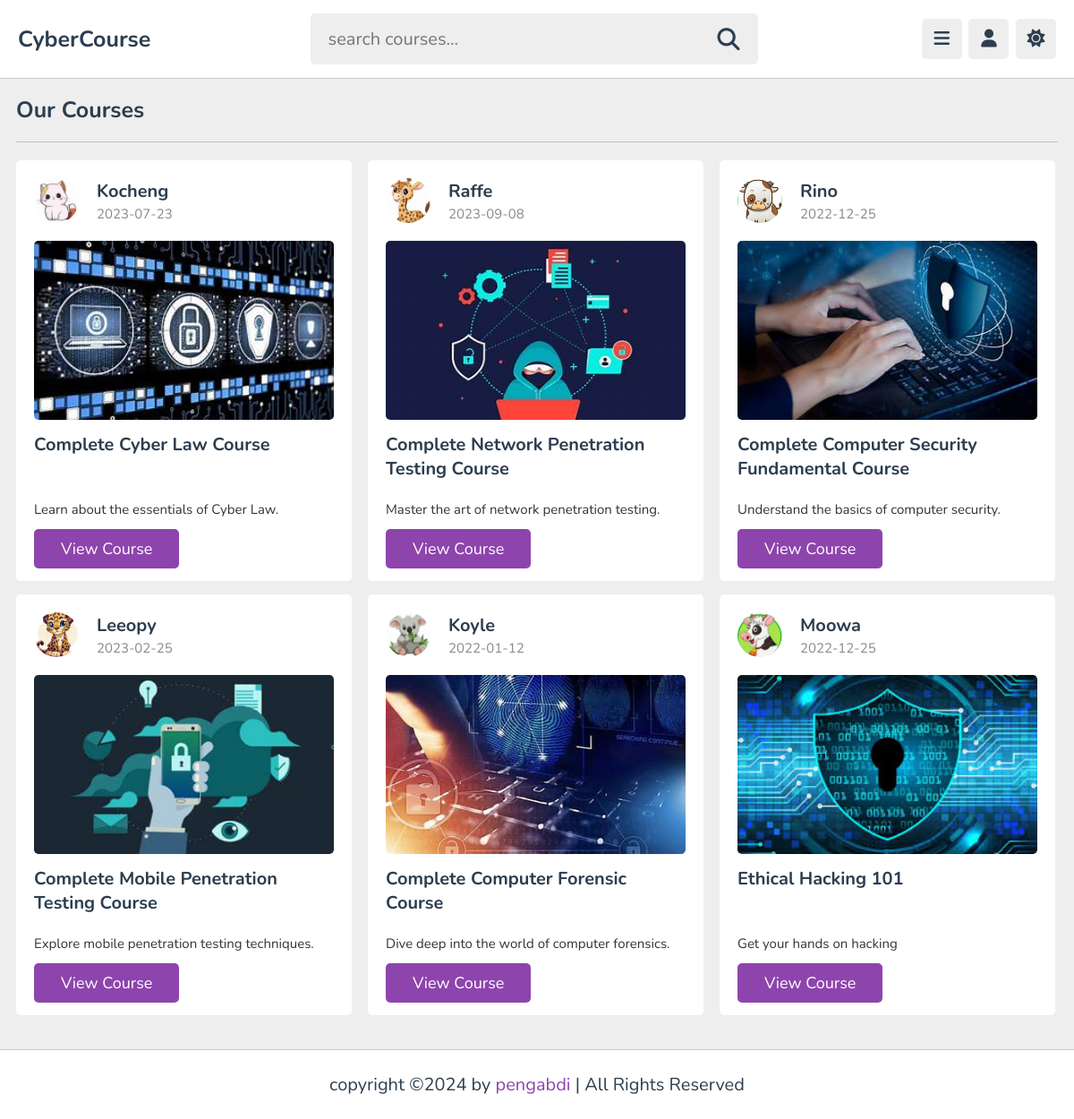
The page /course.php on the database its author committed.
### tables this page shows
CREATE TABLE `courses` (
  `course_id` int(11) NOT NULL,
  `course_title` varchar(255) NOT NULL,
  `category_id` int(11) DEFAULT NULL,
  `is_premium` tinyint(1) DEFAULT 0,
  `course_description` text DEFAULT NULL,
  `teacher_id` int(11) DEFAULT NULL,
  `course_created_date` date NOT NULL
);

CREATE TABLE `teachers` (
  `teacher_id` int(11) NOT NULL,
  `email` varchar(50) DEFAULT NULL,
  `teachers_name` varchar(50) NOT NULL
);

### course.php (the view, shortened to what this page needs)
<?php
  require_once("navigation.php");
  require_once("php/config.php");
  $query = "SELECT c.course_id, c.course_title, c.course_description, c.is_premium, c.course_created_date,
                    t.teacher_id, t.teachers_name
            FROM courses c
            LEFT JOIN teachers t ON c.teacher_id = t.teacher_id";
  $result = mysqli_query($conn, $query);
?>
<!DOCTYPE html>
<html lang="en">
  <head>
    <link
      rel="stylesheet"
      href="https://cdnjs.cloudflare.com/ajax/libs/font-awesome/6.2.0/css/all.min.css"
    />
    <link rel="stylesheet" href="css/style.css" />
  </head>
  <body>
    <section class="course">
      <h1 class="heading">Our Courses</h1>
      <div class="box-container">
        <?php
          if ($result && $result->num_rows > 0) {
              while ($row = $result->fetch_assoc()) {
                  $course_id = $row['course_id'];
                  $course_title = $row['course_title'];
                  $course_description = $row['course_description'];
                  $date = $row['course_created_date'];
                  $teacher_id = $row['teacher_id'];
                  $teacher_name = $row['teachers_name'];
                  $thumbnail_path = "img/thumbnails/tn" . $course_id . ".jpeg";
                  $teacher_image_path = "img/teachers/t" . $teacher_id . ".jpeg";
                  ?>
                  <div class="box">
                    <div class="tutor">
                      <img src="<?php echo $teacher_image_path; ?>" alt="<?php echo $teacher_name; ?>" />
                      <div>
                        <h3><?php echo htmlspecialchars($teacher_name); ?></h3>
                        <span><?php echo $date; ?></span>
                      </div>
                    </div>
                    <img src="<?php echo $thumbnail_path; ?>" class="thumb" alt="Course Thumbnail" />
                    <h3 class="title"><?php echo htmlspecialchars($course_title); ?></h3>
                    <div class="course-description">
                        <p><?php echo htmlspecialchars($course_description); ?></p>
                    </div>
                    <a href="playlist.php?course_id=<?php echo $course_id; ?>" class="inline-btn">View Course</a>
                  </div>
                  <?php
              }
          } else {
              echo "<p>No courses found!</p>";
          }
        ?>
      </div>
    </section>
    <footer class="footer">
      copyright &copy;2024 by <span>pengabdi</span> | All Rights Reserved
    </footer>
  </body>
</html>

### css/style.css (style rules this page uses)
:root { --main-color: #8e44ad; --red: #e74c3c; --orange: #f39c12; --white: #fff; --black: #2c3e50; --light-color: #888; --light-bg: #eee; --border: 0.1rem solid rgba(0, 0, 0, 0.2); }
* { font-family: "Nunito", sans-serif; margin: 0; padding: 0; box-sizing: border-box; outline: none; border: none; text-decoration: none; }
html { font-size: 62.5%; overflow-x: hidden; }
body { background-color: var(--light-bg); padding-left: 30rem; }
section { padding: 2rem; max-width: 1200px; margin: 0 auto; }
.btn, .option-btn, .delete-btn, .inline-btn, .inline-option-btn, .inline-delete-btn { border-radius: 0.5rem; padding: 1rem 3rem; font-size: 1.8rem; color: var(--white); margin-top: 1rem; text-transform: capitalize; cursor: pointer; text-align: center; }
.inline-btn, .inline-option-btn, .inline-delete-btn { display: inline-block; }
.btn, .inline-btn { background-color: var(--main-color); }
.heading { padding-bottom: 1.8rem; border-bottom: var(--border); font-size: 2.5rem; color: var(--black); text-transform: capitalize; margin-bottom: 2rem; }
.course { padding: 1.8rem; }
.course .box-container { display: grid; grid-template-columns: repeat(auto-fit, minmax(30rem, 1fr)); gap: 1.5rem; align-items: flex-start; justify-content: center; }
.course .box-container .box { border-radius: 0.5rem; background-color: var(--white); padding: 2rem; width: 375px; height: 470px; }
.course .box-container .box .tutor { margin-bottom: 2rem; display: flex; align-items: center; gap: 2rem; }
.course .box-container .box .tutor img { width: 5rem; height: 5rem; border-radius: 50%; object-fit: cover; }
.course .box-container .box .tutor h3 { font-size: 2rem; color: var(--black); margin-bottom: 0.2rem; }
.course .box-container .box .tutor span { font-size: 1.5rem; color: var(--light-color); }
.course .box-container .box .thumb { width: 100%; border-radius: 0.5rem; height: 20rem; object-fit: cover; }
.course .box-container .box .title { font-size: 2rem; color: var(--black); margin-top: 0.5rem; padding: 0.5rem 0; height: 80px; }
.course .box-container .box .inline-btn { bottom: 20px; }
.course-description { border-radius: 5px; font-size: 15px; color: #333; line-height: 1.5; }
.footer { position: relative; bottom: 0; right: 0; left: 0; background-color: var(--white); border-top: var(--border); padding: 2.5rem 2rem; text-align: center; color: var(--black); font-size: 2rem; margin-top: 2rem; }
.footer span { color: var(--main-color); }
@media (max-width: 1200px) { body { padding-left: 0; } }

### rows shown on the page
courses: shows a picture, teacher.teachers_name "Kocheng", course_created_date "2023-07-23", course_title "Complete Cyber Law Course", course_description "Learn about the essentials of Cyber Law."
courses: shows a picture, teacher.teachers_name "Raffe", course_created_date "2023-09-08", course_title "Complete Network Penetration Testing Course", course_description "Master the art of network penetration testing."
courses: shows a picture, teacher.teachers_name "Rino", course_created_date "2022-12-25", course_title "Complete Computer Security Fundamental Course", course_description "Understand the basics of computer security."
courses: shows a picture, teacher.teachers_name "Leeopy", course_created_date "2023-02-25", course_title "Complete Mobile Penetration Testing Course", course_description "Explore mobile penetration testing techniques."
courses: shows a picture, teacher.teachers_name "Koyle", course_created_date "2022-01-12", course_title "Complete Computer Forensic Course", course_description "Dive deep into the world of computer forensics."
courses: shows a picture, teacher.teachers_name "Moowa", course_created_date "2022-12-25", course_title "Ethical Hacking 101", course_description "Get your hands on hacking"
